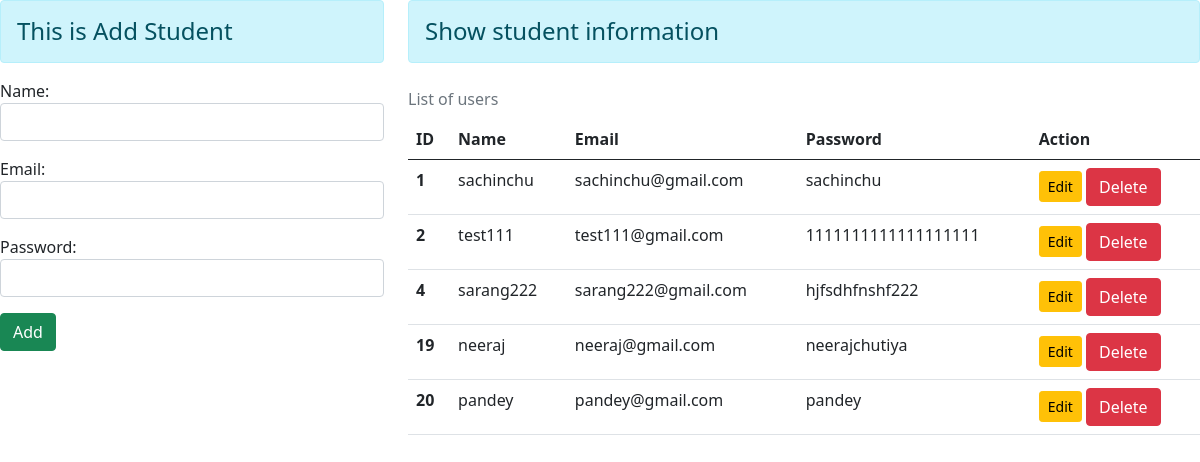
The page / on the database its author committed.
### enroll/models.py (models this page shows)
class User(models.Model):
    name = models.CharField(max_length=70)
    email = models.EmailField(max_length=100)
    password = models.CharField(max_length=100)

### enroll/views.py (the view)
# urls.py: path('', views.add_show, name="addandshow"),
def add_show(request):
    if request.method == 'POST':
        fm = StudentRegistration(request.POST)
        if fm.is_valid():
            name = fm.cleaned_data['name']
            email = fm.cleaned_data['email']
            password = fm.cleaned_data['password']
            reg = User(name=name, email=email, password=password)
            reg.save()
            fm = StudentRegistration()
    else:
        fm = StudentRegistration()
    stud = User.objects.all()
    return render(request, 'addandshow.html', {'form': fm, 'stud': stud})

### enroll/forms.py
class StudentRegistration(forms.ModelForm):
    class Meta:
        model = User
        fields = ['name', 'email', 'password']
        widgets = {
            'name': forms.TextInput(attrs={'class':'form-control'}),
            'email': forms.EmailInput(attrs={'class': 'form-control'}),
            'password': forms.PasswordInput(render_value=True, attrs={'class': 'form-control'})
        }

### enroll/template/enroll/addandshow.html (shortened to what this page needs)
{% extends 'base.html' %}
{% block content %}
<div class="row">
    <div class="col-sm-4">
        <h4 class="text center alert alert-info">This is Add Student</h4>
        <form action="" method="POST">
            {{form.as_p}}
            <input type="submit" class="btn btn-success" value = "Add">
        </form>
    </div>
    <div class="col-sm-8">
        <h4 class="text center alert alert-info ">
            Show student information
        </h4>
        {% if stud %}
        <table class="table caption-top">
          <caption>List of users</caption>
          <thead>
            <tr>
              <th scope="col">ID</th>
              <th scope="col">Name</th>
              <th scope="col">Email</th>
              <th scope="col">Password</th>
              <th scope="col">Action</th>
            </tr>
          </thead>
          <tbody>
            {% for st in stud %}
                <tr>
                  <th scope="row">{{st.id}}</th>
                  <td>{{st.name}}</td>
                  <td>{{st.email}}</td>
                  <td>{{st.password}}</td>
                  <td>
                      <a href="{% url 'update' st.id %}" class="btn btn-warning btn-sm">Edit</a>
                      <form action="{% url 'delete' st.id %}" method="POST" class="d-inline">
                          <input type="submit" class="btn btn-danger" value="Delete">
                      </form>
                  </td>
                </tr>
            {% endfor %}
          </tbody>
        </table>
        {% else %}
        <h8 class="text center alert alert-info">No Records</h8>
        {% endif %}
    </div>
</div>
{% endblock content %}

### enroll/template/enroll/base.html (shortened to what this page needs)
<!doctype html>
<html lang="en">
  <head>
    <link href="https://cdn.jsdelivr.net/npm/bootstrap@5.0.0-beta1/dist/css/bootstrap.min.css" rel="stylesheet">
  </head>
  <body>
    {% block content %} {% endblock content %}
  </body>
</html>

### rows shown on the page
User: id "1", name "sachinchu", email "sachinchu@gmail.com", password "sachinchu"
User: id "2", name "test111", email "test111@gmail.com", password "1111111111111111111"
User: id "4", name "sarang222", email "sarang222@gmail.com", password "hjfsdhfnshf222"
User: id "19", name "neeraj", email "neeraj@gmail.com", password "neerajchutiya"
User: id "20", name "pandey", email "pandey@gmail.com", password "pandey"
